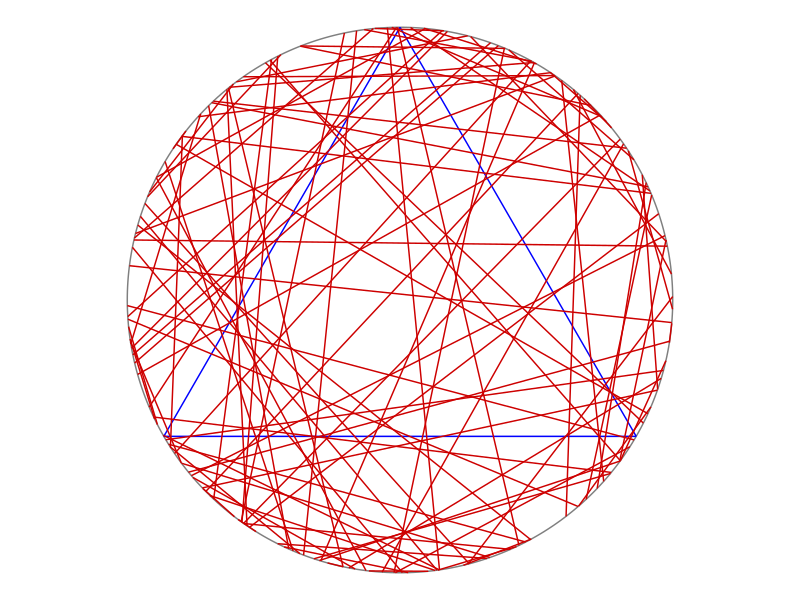
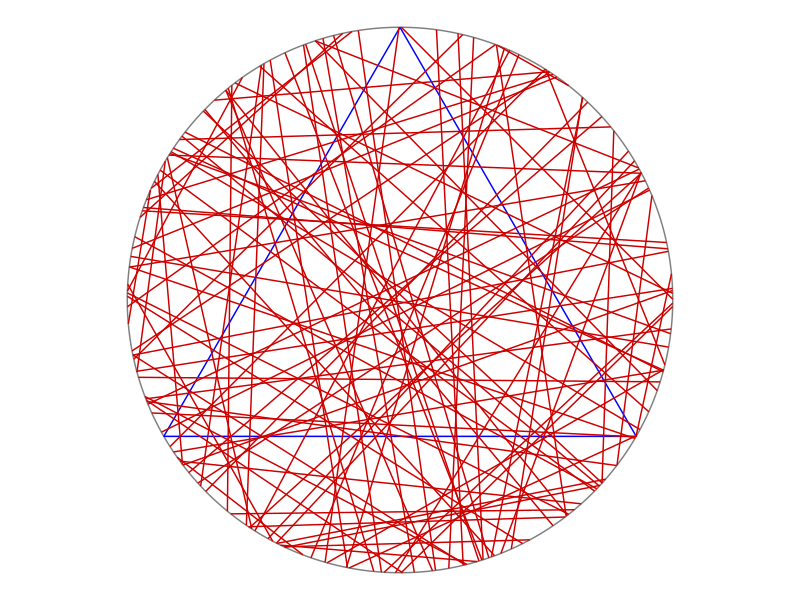
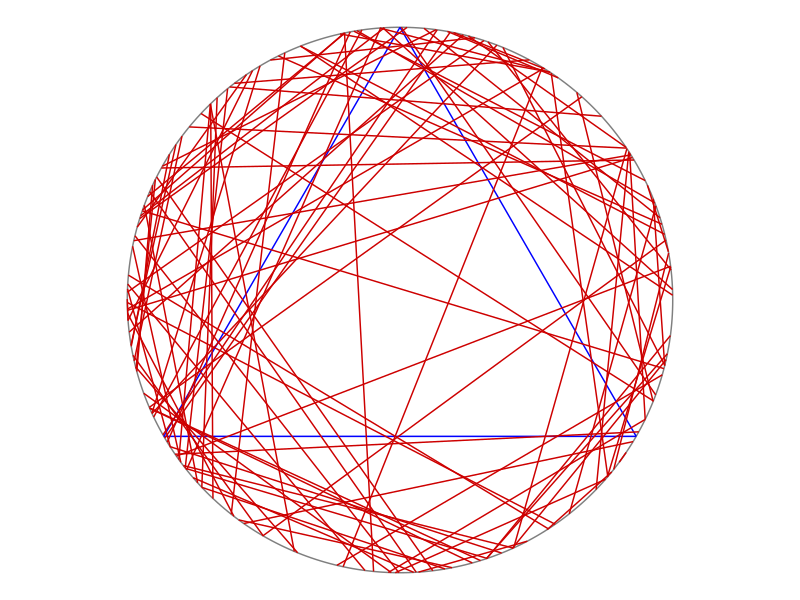

These figures' R source, in order:
# The value of probabilities of chords  being longer than 
# the length of the side of equilateral triangle obtained by running the code are:
# PA = 0.33
# PB = 0.50
# PC = 0.25
# However there is a small change in values of probabilities for each running 
# due to the chords being plotted randomly on the surface of the circle. 

library(tidyverse)
library(ggforce)
theme_set(theme_void()) 

x0=0; y0=0; #center of disk
r=1; #radius
numbLines=100; #number of lines

# Coordinates of equilateral triangle
eqtri_df <- tibble(
  x    = c(0, sqrt(3) / 2, -sqrt(3) / 2),
  y    = c(1, -0.5, -0.5),
  xend = c(sqrt(3) / 2, -sqrt(3) / 2, 0),
  yend = c(-0.5, -0.5, 1)
)

# Method A..........................................................................

thetaA1=2*pi*runif(numbLines); #choose angular component uniformly
thetaA2=2*pi*runif(numbLines); #choose angular component uniformly

# Coordinates of random chord
rdmchr_A <- tibble(
  x    = x0+r*cos(thetaA1),
  y    = y0+r*sin(thetaA1),
  xend = x0+r*cos(thetaA2),
  yend = y0+r*sin(thetaA2)
)

## calculate probability that the chord is longer than a side of the triangle

# Coordinates of random chord
xA    = x0+r*cos(thetaA1);
yA    = y0+r*sin(thetaA1);
xAend = x0+r*cos(thetaA2);
yAend = y0+r*sin(thetaA2);

#length of triangle side
lengthSide<-r*sqrt(3); 

#lengths of the chords
lengthA=sqrt((xA-xAend)^2+(yA-yAend)^2);

#probability of chord being longer than triangle side
probA=mean(lengthA > lengthSide); 

## Plot A
pA <- ggplot() +
  ggforce::geom_circle(aes(x0 = 0, y0 = 0, r = 1), col = "gray50") +
  geom_segment(data = eqtri_df, aes(x = x, y = y, xend = xend, yend = yend), col = "blue") +
  geom_segment(data = rdmchr_A, aes(x = x, y = y, xend = xend, yend = yend),
               col = "red3") +
  coord_equal()

print(pA)

# Method B............................................................................

thetaB=2*pi*runif(numbLines); #choose angular component uniformly
pB=r*runif(numbLines); #choose radial component uniformly
qB=sqrt(r^2-pB^2); #distance to circle edge (along line)

#calculate trig values
sin_thetaB=sin(thetaB);
cos_thetaB=cos(thetaB);

# Coordinates of random chord

rdmchr_B <- tibble(
  x    = x0+pB*cos_thetaB+qB*sin_thetaB,
  y    = y0+pB*sin_thetaB-qB*cos_thetaB,
  xend = x0+pB*cos_thetaB-qB*sin_thetaB,
  yend = y0+pB*sin_thetaB+qB*cos_thetaB
)

## calculate probability that the chord is longer than a side of the triangle

# Coordinates of random chord
xB    = x0+pB*cos_thetaB+qB*sin_thetaB;
yB    = y0+pB*sin_thetaB-qB*cos_thetaB;
xBend = x0+pB*cos_thetaB-qB*sin_thetaB;
yBend = y0+pB*sin_thetaB+qB*cos_thetaB;

#length of triangle side
lengthSide<-r*sqrt(3);

#lengths of the chords
lengthB=sqrt((xB-xBend)^2+(yB-yBend)^2);

#probability of chord being longer than triangle side
probB=mean(lengthB>lengthSide);

# Plot B
pB <- ggplot() +
  ggforce::geom_circle(aes(x0 = 0, y0 = 0, r = 1), col = "gray50") +
  geom_segment(data = eqtri_df, aes(x = x, y = y, xend = xend, yend = yend), col = "blue") +
  geom_segment(data = rdmchr_B, aes(x = x, y = y, xend = xend, yend = yend),
               col = "red3") +
  coord_equal()

print(pB)

#Method C.............................................................................

thetaC=2*pi*runif(numbLines); #choose angular component uniformly
pC=r*sqrt(runif(numbLines)); #choose radial component
qC=sqrt(r^2-pC^2); #distance to circle edge (along line)

#calculate trig values
sin_thetaC=sin(thetaC);
cos_thetaC=cos(thetaC);
# Coordinates of random chord

rdmchr_C <- tibble(
  x    = x0+pC*cos_thetaC+qC*sin_thetaC,
  y   = y0+pC*sin_thetaC-qC*cos_thetaC,
  xend = x0+pC*cos_thetaC-qC*sin_thetaC,
  yend = y0+pC*sin_thetaC+qC*cos_thetaC
)

## calculate probability that the chord is longer than a side of the triangle

# Coordinates of random chord
xC    = x0+pC*cos_thetaC+qC*sin_thetaC;
yC    = y0+pC*sin_thetaC-qC*cos_thetaC;
xCend = x0+pC*cos_thetaC-qC*sin_thetaC;
yCend = y0+pC*sin_thetaC+qC*cos_thetaC;

#length of triangle side
lengthSide<-r*sqrt(3);

#lengths of the chords
lengthC=sqrt((xC-xCend)^2+(yC-yCend)^2);

#probability of chord being longer than triangle side
probC=mean(lengthC>lengthSide);

# Plot C
pC <- ggplot() +
  ggforce::geom_circle(aes(x0 = 0, y0 = 0, r = 1), col = "gray50") +
  geom_segment(data = eqtri_df, aes(x = x, y = y, xend = xend, yend = yend), col = "blue") +
  geom_segment(data = rdmchr_C, aes(x = x, y = y, xend = xend, yend = yend),
               col = "red3") +
  coord_equal()

print(pC)



### References
## https://en.wikipedia.org/wiki/Bertrand_paradox_(probability)
## https://hpaulkeeler.com/the-bertrand-paradox/
## https://github.com/hpaulkeeler/posts/blob/master/BertrandParadox/BertrandParadox.R
## https://www.wikiwand.com/en/Bertrand_paradox_(probability)
